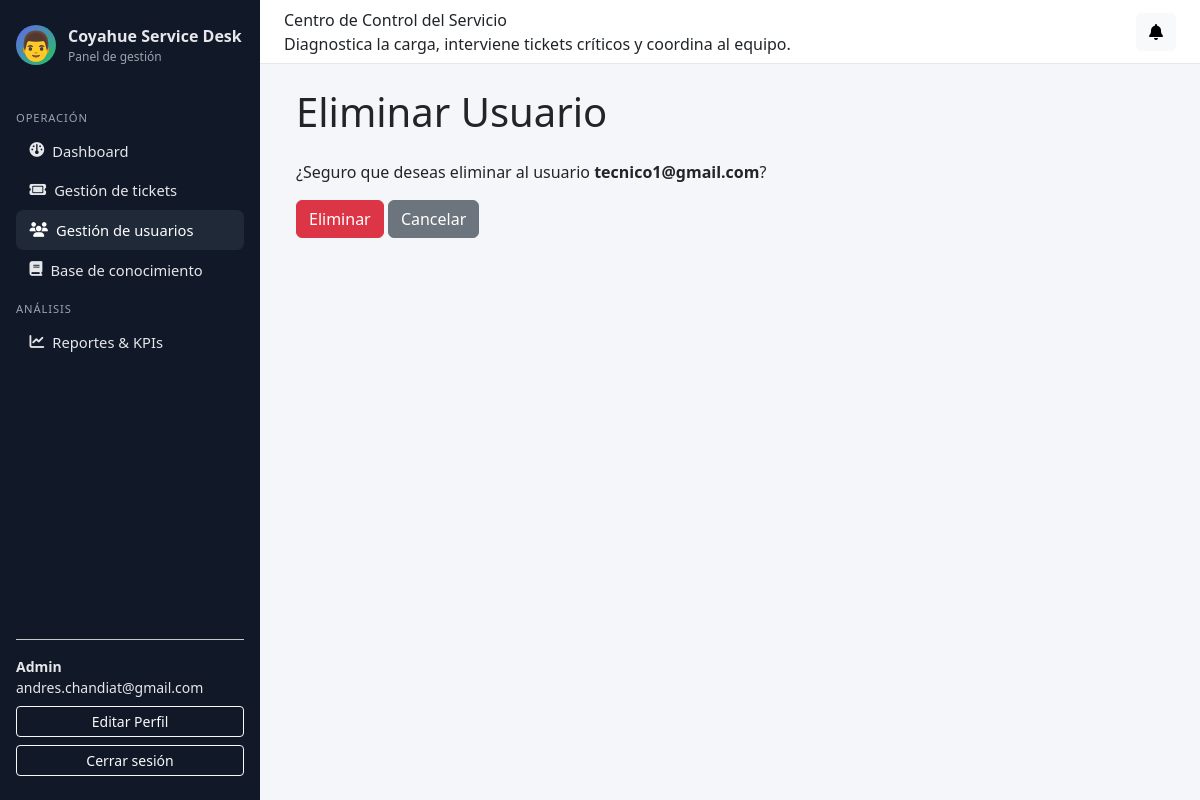
/panel/usuarios/2/eliminar/ (signed in), run on the app's committed database.
### accounts/models.py (models this page shows, shortened)
class Usuario(AbstractUser):
    username = None
    email = models.EmailField("email address", unique=True)
    rol = models.ForeignKey(
        Rol,
        on_delete=models.PROTECT,
        related_name="usuarios",
        null=True,
        blank=True,
    )
    telefono = models.CharField(max_length=30, blank=True)
    departamento = models.CharField(max_length=100, blank=True)
    activo = models.BooleanField(default=True)
    AVATAR_CHOICES = [
        ('👤', '👤 Persona'),
        ('👨', '👨 Hombre'),
        ('👩', '👩 Mujer'),
        ('🧑', '🧑 Persona neutra'),
        ('👔', '👔 Profesional'),
        ('💼', '💼 Ejecutivo'),
        ('🎓', '🎓 Estudiante'),
        ('⚙️', '⚙️ Técnico'),
    ]
    avatar = models.CharField(
        max_length=10,
        choices=AVATAR_CHOICES,
        default='👤',
        help_text="Ícono de perfil personalizado"
    )
    fecha_creacion = models.DateTimeField(auto_now_add=True)
    fecha_actualizacion = models.DateTimeField(auto_now=True)
    USERNAME_FIELD = "email"
    REQUIRED_FIELDS: list[str] = []  # no pedimos username, solo email + password
    objects = UsuarioManager()

class Rol(models.Model):
    nombre_rol = models.CharField(max_length=50, unique=True)
    descripcion = models.TextField(blank=True)
    permisos = models.JSONField(default=dict, blank=True)
    fecha_creacion = models.DateTimeField(auto_now_add=True)

### accounts/views.py (the view)
# urls.py: path("panel/usuarios/<int:usuario_id>/eliminar/", usuarios_eliminar, name="usuarios_eliminar"),
@login_required
def usuarios_eliminar(request, usuario_id):
    if not require_role(request.user, "ADMIN"):
        return HttpResponseForbidden("No tienes permiso para ver esta sección.")
    usuario = get_object_or_404(Usuario, id=usuario_id)
    if request.method == "POST":
        usuario.delete()
        return redirect("usuarios_listar")
    return render(request, "admin/usuarios_eliminar.html", {
        "usuario": usuario
    })

### accounts/views.py (called while the page is built)
def require_role(user, rol_nombre: str) -> bool:
    return (
        user.is_authenticated
        and hasattr(user, "rol")
        and user.rol
        and user.rol.nombre_rol.upper() == rol_nombre.upper()
    )

### notifications/context_processors.py (called while the page is built)
def notificaciones_context(request):
    if not request.user.is_authenticated:
        return {}
    qs = Notificacion.objects.filter(
        usuario_destino=request.user,
        leida=False
    ).order_by("-fecha_envio")
    return {
        "notificaciones_no_leidas": qs,
        "total_notificaciones_no_leidas": qs.count(),
    }

### templates/admin/usuarios_eliminar.html (shortened to what this page needs)
{% extends "base_admin.html" %}
{% block content %}
<div class="container">
    <h1 class="mb-4">Eliminar Usuario</h1>
    <p>¿Seguro que deseas eliminar al usuario <strong>{{ usuario.email }}</strong>?</p>
    <form method="POST">
        <button type="submit" class="btn btn-danger">Eliminar</button>
        <a href="{% url 'usuarios_listar' %}" class="btn btn-secondary">Cancelar</a>
    </form>
</div>
{% endblock %}

### templates/base_admin.html (shortened to what this page needs)
{% load static %}
<!DOCTYPE html>
<html lang="es">
<head>
    <link href="https://cdn.jsdelivr.net/npm/bootstrap@5.3.2/dist/css/bootstrap.min.css" rel="stylesheet"/>
    <link rel="stylesheet"
        href="https://cdnjs.cloudflare.com/ajax/libs/font-awesome/6.5.0/css/all.min.css"
/>
</head>
<body>
<div class="layout-wrapper">
    <aside class="sidebar">
        <div class="sidebar-brand">
            <div class="sidebar-brand-icon" style="font-size: 1.8rem;">{{ user.avatar }}</div>
            <div>
                <div class="fw-semibold">Coyahue Service Desk</div>
                <div style="font-size: 0.75rem; color: #9ca3af;">Panel de gestión</div>
            </div>
        </div>
        <nav class="sidebar-nav">
            <div class="sidebar-section-title">Operación</div>
            {% if request.user.is_authenticated and request.user.rol %}
                {% if request.user.rol.nombre_rol|upper == "ADMIN" %}
                    <a href="{% url 'dashboard_admin' %}" class="{% if request.resolver_match.url_name == 'dashboard_admin' %}active-link{% endif %}">
                        <i class="fa-solid fa-gauge"></i> <span>Dashboard</span>
                    </a>
                    <a href="{% url 'tickets_listar' %}" class="{% if request.resolver_match.url_name == 'tickets_listar' %}active-link{% endif %}">
                        <i class="fa-solid fa-ticket"></i> <span>Gestión de tickets</span>
                    </a>
                    <a href="{% url 'usuarios_listar' %}" class="{% if request.resolver_match.url_name in 'usuarios_listar usuarios_crear usuarios_editar usuarios_eliminar' %}active-link{% endif %}">
                        <i class="fa-solid fa-users"></i> <span>Gestión de usuarios</span>
                    </a>
                    <a href="{% url 'faq_admin_listar' %}" class="{% if 'faq_admin' in request.resolver_match.url_name %}active-link{% endif %}">
                        <i class="fa-solid fa-book"></i> <span>Base de conocimiento</span>
                    </a>
                    <div class="sidebar-section-title">Análisis</div>
                    <a href="{% url 'reportes_dashboard' %}" class="{% if request.resolver_match.url_name == 'reportes_dashboard' %}active-link{% endif %}">
                        <i class="fa-solid fa-chart-line"></i> <span>Reportes & KPIs</span>
                    </a>
                {% endif %}
            {% endif %}
        </nav>
        <div class="mt-auto pt-3 border-top border-secondary-subtle small">
            {% if request.user.is_authenticated %}
                <div class="fw-semibold">
                    {% if request.user.rol %}
                        {{ request.user.rol.nombre_rol|title }}
                    {% else %} Usuario {% endif %}
                </div>
                <div class="text-truncate">{{ request.user.email }}</div>
                <a href="{% url 'editar_perfil' %}" class="btn btn-outline-light btn-sm w-100 mt-2">
                     Editar Perfil
                </a>
                <form method="post" action="{% url 'logout' %}" class="mt-2">
                    <button class="btn btn-outline-light btn-sm w-100" type="submit">Cerrar sesión</button>
                </form>
            {% endif %}
        </div>
    </aside>
    <div class="main-area">
        <header class="topbar">
            <div>
                <div class="topbar-title">Centro de Control del Servicio</div>
                <div class="topbar-subtitle">Diagnostica la carga, interviene tickets críticos y coordina al equipo.</div>
            </div>
            <div class="d-flex align-items-center gap-3">
                <div class="dropdown">
                    <button class="btn btn-light position-relative" data-bs-toggle="dropdown">
                        <i class="fa-solid fa-bell"></i>
                    </button>
                </div>
            </div>
        </header>
        <main class="content">
            {% block content %}{% endblock %}
        </main>
    </div>
</div>
</body>
</html>

### templates/base_admin.html (style rules this page uses)
body { font-family: system-ui, -apple-system, BlinkMacSystemFont, "Segoe UI", sans-serif; background-color: #f4f6f9; }
.layout-wrapper { min-height: 100vh; display: flex; flex-direction: row; }
.sidebar { width: 260px; background: #111827; color: #e5e7eb; padding: 1.5rem 1rem; display: flex; flex-direction: column; gap: 1rem; }
.sidebar-brand { display: flex; align-items: center; gap: 0.75rem; margin-bottom: 1rem; }
.sidebar-brand-icon { width: 40px; height: 40px; border-radius: 999px; background: linear-gradient(135deg, #6366f1, #22c55e); display: flex; align-items: center; justify-content: center; color: #fff; font-weight: 700; }
.sidebar-nav a { display: flex; align-items: center; gap: 0.5rem; padding: 0.55rem 0.85rem; border-radius: 0.45rem; color: #e5e7eb; text-decoration: none; font-size: 0.92rem; }
.sidebar-nav a:hover, .sidebar-nav a.active-link { background: #1f2937; color: #ffffff; }
.sidebar-section-title { text-transform: uppercase; font-size: 0.7rem; letter-spacing: 0.08em; color: #9ca3af; margin-top: 0.75rem; margin-bottom: 0.25rem; }
.main-area { flex: 1; display: flex; flex-direction: column; }
.topbar { height: 64px; background: #ffffff; border-bottom: 1px solid #e5e7eb; display: flex; align-items: center; justify-content: space-between; padding: 0 1.5rem; }
.content { padding: 1.5rem; }

### data on the page
Usuario: avatar "👨", user.rol.nombre_rol "Admin", user.email "andres.chandiat@gmail.com"
Usuario: email "tecnico1@gmail.com"
